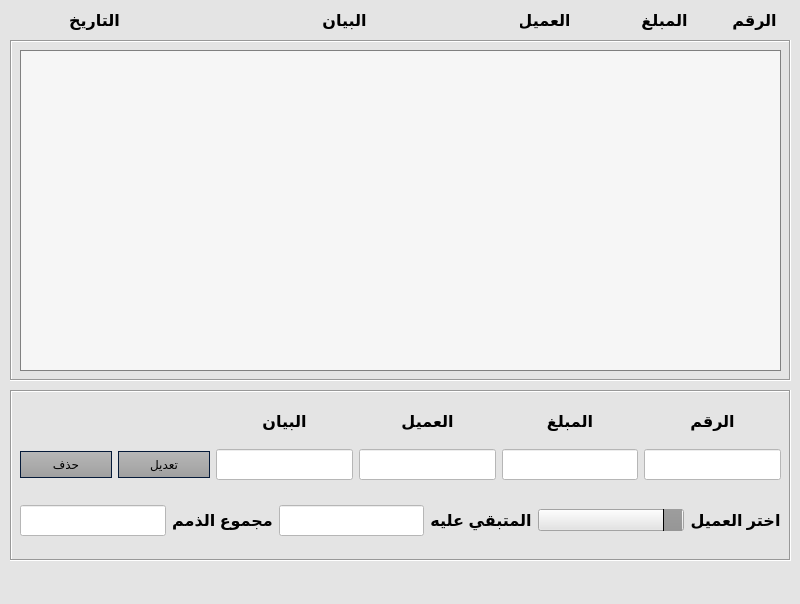
<?xml version="1.0" encoding="UTF-8"?>
<ui version="4.0">
 <class>Agents_Debts</class>
 <widget class="QMainWindow" name="Agents_Debts">
  <property name="geometry">
   <rect>
    <x>0</x>
    <y>0</y>
    <width>800</width>
    <height>604</height>
   </rect>
  </property>
  <property name="windowTitle">
   <string>Agents_Debts</string>
  </property>
  <property name="layoutDirection">
   <enum>Qt::RightToLeft</enum>
  </property>
  <property name="styleSheet">
   <string notr="true">background-color: #e4e4e4;
	color: #000;
	selection-background-color: #46a2da;
	selection-color: #fff;</string>
  </property>
  <widget class="QWidget" name="centralwidget">
   <widget class="QFrame" name="frame">
    <property name="geometry">
     <rect>
      <x>10</x>
      <y>40</y>
      <width>781</width>
      <height>341</height>
     </rect>
    </property>
    <property name="frameShape">
     <enum>QFrame::Box</enum>
    </property>
    <property name="frameShadow">
     <enum>QFrame::Sunken</enum>
    </property>
    <widget class="QListView" name="listViewAgentsDebts">
     <property name="geometry">
      <rect>
       <x>10</x>
       <y>10</y>
       <width>761</width>
       <height>321</height>
      </rect>
     </property>
     <property name="styleSheet">
      <string notr="true">QListView 
{
	background-color: #f6f6f6;
    border : none;
    color: #000;
    show-decoration-selected: 1; 
    outline: 0;
	border: 1px solid gray;

}


QListView#listViewAgentsDebts::disabled 
{
	background-color: #656565;
	color: #1b1b1b;
    border: 1px solid #656565;

}


QListView#listViewAgentsDebts::item 
{
	background-color: #f6f6f6;
    padding: 1px;

}


QListView#listViewAgentsDebts::item:alternate 
{
    background-color: #c6c6c6;

}


QListView#listViewAgentsDebts::item:alternate:selected
{
    background-color: red;

}


QListView#listViewAgentsDebts::item:selected 
{
	background-color: #b78620;
	border: 1px solid #b78620;
	color: #fff;

}


QListView#listViewAgentsDebts::item:selected:!active 
{
	background-color: #46a2da;
	border: 1px solid #46a2da;
	color: #fff;

}


QListView#listViewAgentsDebts::item:selected:active 
{
	background-color: #46a2da;
	border: 1px solid #46a2da;
	color: #fff;

}


QListView#listViewAgentsDebts::item:hover {
    background-color: #5e5e5e;
    border: none;
    color: #000;

}</string>
     </property>
    </widget>
   </widget>
   <widget class="QLabel" name="label">
    <property name="geometry">
     <rect>
      <x>730</x>
      <y>10</y>
      <width>49</width>
      <height>21</height>
     </rect>
    </property>
    <property name="font">
     <font>
      <family>Arial</family>
      <pointsize>12</pointsize>
      <bold>true</bold>
     </font>
    </property>
    <property name="layoutDirection">
     <enum>Qt::RightToLeft</enum>
    </property>
    <property name="text">
     <string>الرقم</string>
    </property>
    <property name="alignment">
     <set>Qt::AlignCenter</set>
    </property>
   </widget>
   <widget class="QLabel" name="label_2">
    <property name="geometry">
     <rect>
      <x>640</x>
      <y>10</y>
      <width>49</width>
      <height>21</height>
     </rect>
    </property>
    <property name="font">
     <font>
      <family>Arial</family>
      <pointsize>12</pointsize>
      <bold>true</bold>
     </font>
    </property>
    <property name="layoutDirection">
     <enum>Qt::RightToLeft</enum>
    </property>
    <property name="text">
     <string>المبلغ</string>
    </property>
    <property name="alignment">
     <set>Qt::AlignCenter</set>
    </property>
   </widget>
   <widget class="QLabel" name="label_3">
    <property name="geometry">
     <rect>
      <x>520</x>
      <y>10</y>
      <width>49</width>
      <height>21</height>
     </rect>
    </property>
    <property name="font">
     <font>
      <family>Arial</family>
      <pointsize>12</pointsize>
      <bold>true</bold>
     </font>
    </property>
    <property name="layoutDirection">
     <enum>Qt::RightToLeft</enum>
    </property>
    <property name="text">
     <string>العميل</string>
    </property>
    <property name="alignment">
     <set>Qt::AlignCenter</set>
    </property>
   </widget>
   <widget class="QLabel" name="label_4">
    <property name="geometry">
     <rect>
      <x>320</x>
      <y>10</y>
      <width>49</width>
      <height>21</height>
     </rect>
    </property>
    <property name="font">
     <font>
      <family>Arial</family>
      <pointsize>12</pointsize>
      <bold>true</bold>
     </font>
    </property>
    <property name="layoutDirection">
     <enum>Qt::RightToLeft</enum>
    </property>
    <property name="text">
     <string>البيان</string>
    </property>
    <property name="alignment">
     <set>Qt::AlignCenter</set>
    </property>
   </widget>
   <widget class="QLabel" name="label_5">
    <property name="geometry">
     <rect>
      <x>70</x>
      <y>10</y>
      <width>49</width>
      <height>21</height>
     </rect>
    </property>
    <property name="font">
     <font>
      <family>Arial</family>
      <pointsize>12</pointsize>
      <bold>true</bold>
     </font>
    </property>
    <property name="layoutDirection">
     <enum>Qt::RightToLeft</enum>
    </property>
    <property name="text">
     <string>التاريخ</string>
    </property>
    <property name="alignment">
     <set>Qt::AlignCenter</set>
    </property>
   </widget>
   <widget class="QFrame" name="frame_2">
    <property name="geometry">
     <rect>
      <x>10</x>
      <y>390</y>
      <width>781</width>
      <height>171</height>
     </rect>
    </property>
    <property name="frameShape">
     <enum>QFrame::Box</enum>
    </property>
    <property name="frameShadow">
     <enum>QFrame::Sunken</enum>
    </property>
    <widget class="QWidget" name="gridLayoutWidget">
     <property name="geometry">
      <rect>
       <x>10</x>
       <y>10</y>
       <width>761</width>
       <height>80</height>
      </rect>
     </property>
     <layout class="QGridLayout" name="gridLayout">
      <item row="0" column="0">
       <widget class="QLabel" name="label_6">
        <property name="font">
         <font>
          <family>Arial</family>
          <pointsize>12</pointsize>
          <bold>true</bold>
         </font>
        </property>
        <property name="layoutDirection">
         <enum>Qt::RightToLeft</enum>
        </property>
        <property name="text">
         <string>الرقم</string>
        </property>
        <property name="alignment">
         <set>Qt::AlignCenter</set>
        </property>
       </widget>
      </item>
      <item row="1" column="4">
       <widget class="QPushButton" name="btnEdit">
        <property name="styleSheet">
         <string notr="true">QPushButton {
  background-color: qlineargradient(spread:repeat, x1:1, y1:0, x2:1, y2:1, stop:0 rgba(184, 184,      184, 255),stop:1 rgba(159, 159, 159, 255));
	color: #000;
	min-width: 80px;
	border-style: solid;
	border-width: 1px;
	border-color: #051a39;
	padding: 5px;
}
QPushButton#btnEdit:hover
{
	background-color: rgba(70,162,218,50%);
	border: 1px solid #46a2da;

}

QPushButton#btnEdit:pressed {
    background-color: qlineargradient(x1: 0, y1: 0, x2: 0, y2: 1,
                                      stop: 0 #dadbde, stop: 1 #f6f7fa);
}</string>
        </property>
        <property name="text">
         <string>تعديل</string>
        </property>
       </widget>
      </item>
      <item row="1" column="1">
       <widget class="QLineEdit" name="inputSum">
        <property name="font">
         <font>
          <pointsize>14</pointsize>
         </font>
        </property>
        <property name="styleSheet">
         <string notr="true">background-color: rgb(255, 255, 255);</string>
        </property>
       </widget>
      </item>
      <item row="1" column="3">
       <widget class="QLineEdit" name="inputComment">
        <property name="font">
         <font>
          <pointsize>14</pointsize>
         </font>
        </property>
        <property name="styleSheet">
         <string notr="true">background-color: rgb(255, 255, 255);</string>
        </property>
       </widget>
      </item>
      <item row="1" column="0">
       <widget class="QLineEdit" name="inputNum">
        <property name="font">
         <font>
          <pointsize>14</pointsize>
         </font>
        </property>
        <property name="styleSheet">
         <string notr="true">background-color: rgb(255, 255, 255);</string>
        </property>
       </widget>
      </item>
      <item row="1" column="2">
       <widget class="QLineEdit" name="inputAgent">
        <property name="font">
         <font>
          <pointsize>14</pointsize>
         </font>
        </property>
        <property name="styleSheet">
         <string notr="true">background-color: rgb(255, 255, 255);</string>
        </property>
       </widget>
      </item>
      <item row="1" column="5">
       <widget class="QPushButton" name="btnDelete">
        <property name="styleSheet">
         <string notr="true">QPushButton {
  background-color: qlineargradient(spread:repeat, x1:1, y1:0, x2:1, y2:1, stop:0 rgba(184, 184,      184, 255),stop:1 rgba(159, 159, 159, 255));
	color: #000;
	min-width: 80px;
	border-style: solid;
	border-width: 1px;
	border-color: #051a39;
	padding: 5px;
}
QPushButton#btnDelete:hover
{
	background-color: rgba(70,162,218,50%);
	border: 1px solid #46a2da;

}

QPushButton#btnDelete:pressed {
    background-color: qlineargradient(x1: 0, y1: 0, x2: 0, y2: 1,
                                      stop: 0 #dadbde, stop: 1 #f6f7fa);
}</string>
        </property>
        <property name="text">
         <string>حذف</string>
        </property>
       </widget>
      </item>
      <item row="0" column="1">
       <widget class="QLabel" name="label_7">
        <property name="font">
         <font>
          <family>Arial</family>
          <pointsize>12</pointsize>
          <bold>true</bold>
         </font>
        </property>
        <property name="layoutDirection">
         <enum>Qt::RightToLeft</enum>
        </property>
        <property name="text">
         <string>المبلغ</string>
        </property>
        <property name="alignment">
         <set>Qt::AlignCenter</set>
        </property>
       </widget>
      </item>
      <item row="0" column="2">
       <widget class="QLabel" name="label_8">
        <property name="font">
         <font>
          <family>Arial</family>
          <pointsize>12</pointsize>
          <bold>true</bold>
         </font>
        </property>
        <property name="layoutDirection">
         <enum>Qt::RightToLeft</enum>
        </property>
        <property name="text">
         <string>العميل</string>
        </property>
        <property name="alignment">
         <set>Qt::AlignCenter</set>
        </property>
       </widget>
      </item>
      <item row="0" column="3">
       <widget class="QLabel" name="label_9">
        <property name="font">
         <font>
          <family>Arial</family>
          <pointsize>12</pointsize>
          <bold>true</bold>
         </font>
        </property>
        <property name="layoutDirection">
         <enum>Qt::RightToLeft</enum>
        </property>
        <property name="text">
         <string>البيان</string>
        </property>
        <property name="alignment">
         <set>Qt::AlignCenter</set>
        </property>
       </widget>
      </item>
     </layout>
    </widget>
    <widget class="QWidget" name="horizontalLayoutWidget">
     <property name="geometry">
      <rect>
       <x>10</x>
       <y>100</y>
       <width>761</width>
       <height>61</height>
      </rect>
     </property>
     <layout class="QHBoxLayout" name="horizontalLayout" stretch="1,2,1,2,1,2">
      <item>
       <widget class="QLabel" name="label_10">
        <property name="font">
         <font>
          <family>Arial</family>
          <pointsize>12</pointsize>
          <bold>true</bold>
         </font>
        </property>
        <property name="layoutDirection">
         <enum>Qt::RightToLeft</enum>
        </property>
        <property name="text">
         <string>اختر العميل</string>
        </property>
        <property name="alignment">
         <set>Qt::AlignCenter</set>
        </property>
       </widget>
      </item>
      <item>
       <widget class="QComboBox" name="cbAgents">
        <property name="cursor">
         <cursorShape>PointingHandCursor</cursorShape>
        </property>
        <property name="layoutDirection">
         <enum>Qt::LeftToRight</enum>
        </property>
        <property name="styleSheet">
         <string notr="true">QComboBox::drop-down
{
	background-color: qlineargradient(spread:repeat, x1:1, y1:0, x2:1, y2:1, stop:0 rgba(157, 157, 157, 255),stop:1 rgba(150, 150, 150, 255));
    subcontrol-origin: padding;
    subcontrol-position: top right;
    width: 15px;
    border-left-width: 1px;
    border-left-color: black;
    border-left-style: solid; 

}



</string>
        </property>
       </widget>
      </item>
      <item>
       <widget class="QLabel" name="label_11">
        <property name="font">
         <font>
          <family>Arial</family>
          <pointsize>12</pointsize>
          <bold>true</bold>
         </font>
        </property>
        <property name="layoutDirection">
         <enum>Qt::RightToLeft</enum>
        </property>
        <property name="text">
         <string>المتبقي عليه</string>
        </property>
        <property name="alignment">
         <set>Qt::AlignCenter</set>
        </property>
       </widget>
      </item>
      <item>
       <widget class="QLineEdit" name="inpuToPay">
        <property name="font">
         <font>
          <pointsize>14</pointsize>
         </font>
        </property>
        <property name="styleSheet">
         <string notr="true">background-color: rgb(255, 255, 255);</string>
        </property>
       </widget>
      </item>
      <item>
       <widget class="QLabel" name="label_12">
        <property name="font">
         <font>
          <family>Arial</family>
          <pointsize>12</pointsize>
          <bold>true</bold>
         </font>
        </property>
        <property name="layoutDirection">
         <enum>Qt::RightToLeft</enum>
        </property>
        <property name="text">
         <string>مجموع الذمم</string>
        </property>
        <property name="alignment">
         <set>Qt::AlignCenter</set>
        </property>
       </widget>
      </item>
      <item>
       <widget class="QLineEdit" name="inputSumDebts">
        <property name="font">
         <font>
          <pointsize>14</pointsize>
         </font>
        </property>
        <property name="styleSheet">
         <string notr="true">background-color: rgb(255, 255, 255);</string>
        </property>
       </widget>
      </item>
     </layout>
    </widget>
   </widget>
  </widget>
  <widget class="QMenuBar" name="menubar">
   <property name="geometry">
    <rect>
     <x>0</x>
     <y>0</y>
     <width>800</width>
     <height>22</height>
    </rect>
   </property>
  </widget>
  <widget class="QStatusBar" name="statusbar"/>
 </widget>
 <resources/>
 <connections/>
</ui>
